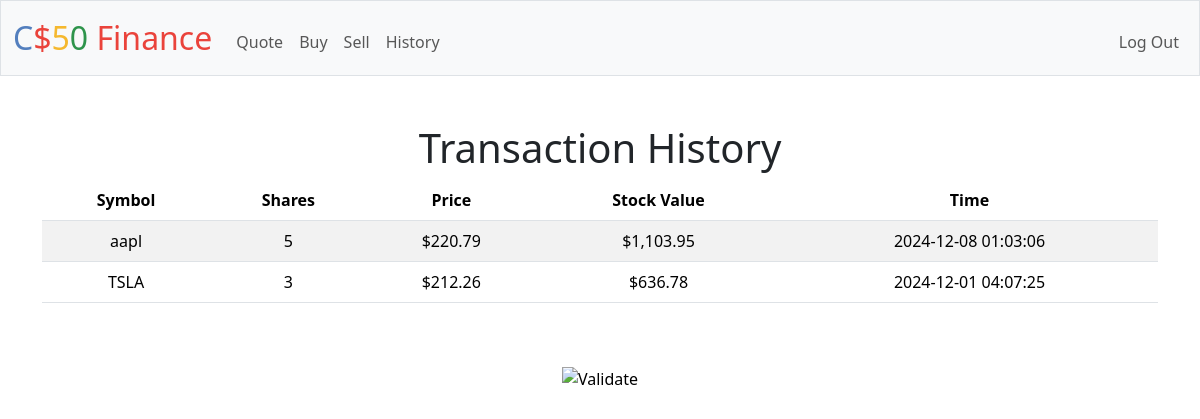
The app's page /history (signed in), older data.
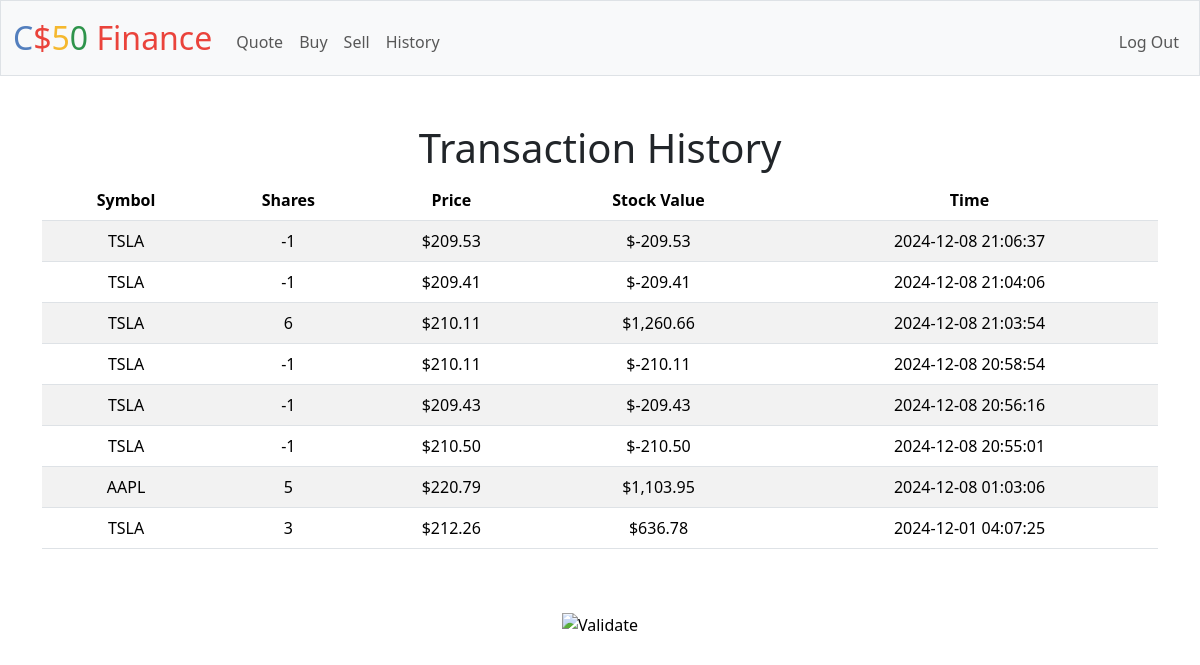
The same page, newer data.
### tables this page shows
CREATE TABLE transactions (
    id INTEGER PRIMARY KEY AUTOINCREMENT,
    user_id INTEGER NOT NULL,
    symbol TEXT NOT NULL,
    shares INTEGER NOT NULL,
    price NUMERIC NOT NULL,
    timestamp DATETIME DEFAULT CURRENT_TIMESTAMP,
    FOREIGN KEY (user_id) REFERENCES users(id)
);

### app.py (the view)
@app.route("/history")
@login_required
def history():
    transactions = db.execute(
        "SELECT * FROM transactions WHERE user_id = :user_id ORDER BY timestamp DESC", user_id=session["user_id"])
    return render_template("history.html", transactions=transactions)

### app.py (called while the page is built)
@app.after_request
def after_request(response):
    response.headers["Cache-Control"] = "no-cache, no-store, must-revalidate"
    response.headers["Expires"] = 0
    response.headers["Pragma"] = "no-cache"
    return response

### helpers.py (called while the page is built)
def login_required(f):
    @wraps(f)
    def decorated_function(*args, **kwargs):
        if session.get("user_id") is None:
            return redirect("/login")
        return f(*args, **kwargs)
    return decorated_function

def usd(value):
    return f"${value:,.2f}"

### templates/history.html (shortened to what this page needs)
{% extends "layout.html" %}
{% block main %}
<h1>Transaction History</h1>
<table class="table table-striped">
  <thead>
    <tr>
      <th>Symbol</th>
      <th>Shares</th>
      <th>Price</th>
      <th>Stock Value</th>
      <th>Time</th>
    </tr>
  </thead>
  <tbody>
    {% for transaction in transactions %}
    <tr>
      <td>{{ transaction.symbol }}</td>
      <td>{{ transaction.shares }}</td>
      <td>{{ transaction.price | usd }}</td>
      <td>{{ (transaction.shares * transaction.price) | usd }}</td>
      <td>{{ transaction.timestamp }}</td>
    </tr>
    {% endfor %}
  </tbody>
</table>
{% endblock %}

### templates/layout.html (shortened to what this page needs)
<!DOCTYPE html>
<html lang="en">
    <head>
        <link href="https://cdn.jsdelivr.net/npm/bootstrap@5.3.3/dist/css/bootstrap.min.css" rel="stylesheet">
        <link href="/static/styles.css" rel="stylesheet">
    </head>
    <body>
        <nav class="bg-light border navbar navbar-expand-md navbar-light">
            <div class="container-fluid">
                <a class="navbar-brand" href="/"><span class="blue">C</span><span class="red">$</span><span class="yellow">5</span><span class="green">0</span> <span class="red">Finance</span></a>
                <div class="collapse navbar-collapse" id="navbar">
                    {% if session["user_id"] %}
                        <ul class="navbar-nav me-auto mt-2">
                            <li class="nav-item"><a class="nav-link" href="/quote">Quote</a></li>
                            <li class="nav-item"><a class="nav-link" href="/buy">Buy</a></li>
                            <li class="nav-item"><a class="nav-link" href="/sell">Sell</a></li>
                            <li class="nav-item"><a class="nav-link" href="/history">History</a></li>
                        </ul>
                        <ul class="navbar-nav ms-auto mt-2">
                            <li class="nav-item"><a class="nav-link" href="/logout">Log Out</a></li>
                        </ul>
                    {% else %}
                        <ul class="navbar-nav ms-auto mt-2">
                            <li class="nav-item"><a class="nav-link" href="/register">Register</a></li>
                            <li class="nav-item"><a class="nav-link" href="/login">Log In</a></li>
                        </ul>
                    {% endif %}
                </div>
            </div>
        </nav>
        <main class="container py-5 text-center">
            {% block main %}{% endblock %}
        </main>
        <footer class="mb-5">
            <form action="https://validator.w3.org/check" class="text-center" enctype="multipart/form-data" method="post" target="_blank">
                <input alt="Validate" src="/static/I_heart_validator.png" type="image">
            </form>
        </footer>
    </body>
</html>

### static/styles.css (style rules this page uses)
nav .navbar-brand { font-size: xx-large; }
nav .navbar-brand .blue { color: #537fbe; }
nav .navbar-brand .red { color: #ea433b; }
nav .navbar-brand .yellow { color: #f5b82e; }
nav .navbar-brand .green { color: #2e944b; }

Row changes from the older to the newer data that the page shows:
added transactions: (transaction.shares*transaction.price)|usd "$-209.53"
added transactions: (transaction.shares*transaction.price)|usd "$-209.41"
added transactions: (transaction.shares*transaction.price)|usd "$1,260.66"
added transactions: (transaction.shares*transaction.price)|usd "$-210.11"
added transactions: (transaction.shares*transaction.price)|usd "$-209.43"
added transactions: (transaction.shares*transaction.price)|usd "$-210.50"
changed transactions: symbol "aapl" → "AAPL"
